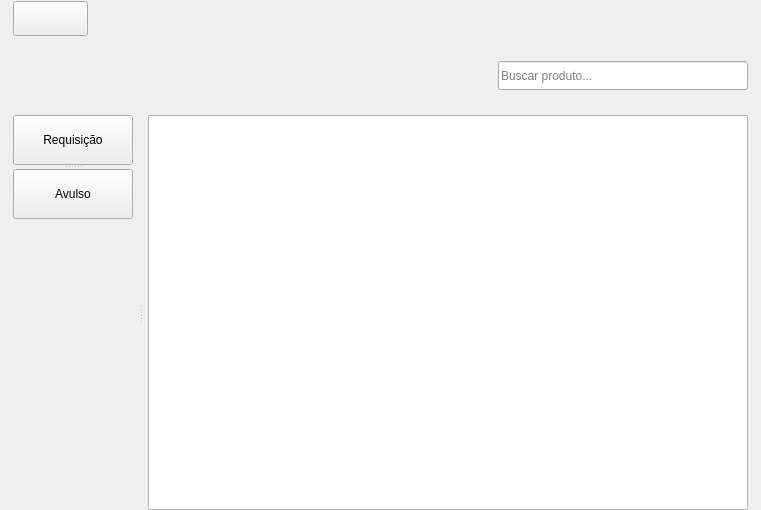
<?xml version="1.0" encoding="UTF-8"?>
<ui version="4.0">
 <class>WRequisicao</class>
 <widget class="QWidget" name="WRequisicao">
  <property name="geometry">
   <rect>
    <x>0</x>
    <y>0</y>
    <width>761</width>
    <height>510</height>
   </rect>
  </property>
  <property name="sizePolicy">
   <sizepolicy hsizetype="Fixed" vsizetype="Fixed">
    <horstretch>0</horstretch>
    <verstretch>0</verstretch>
   </sizepolicy>
  </property>
  <property name="minimumSize">
   <size>
    <width>761</width>
    <height>0</height>
   </size>
  </property>
  <property name="maximumSize">
   <size>
    <width>761</width>
    <height>16777215</height>
   </size>
  </property>
  <property name="windowTitle">
   <string>Form</string>
  </property>
  <layout class="QVBoxLayout" name="verticalLayout">
   <property name="spacing">
    <number>25</number>
   </property>
   <property name="leftMargin">
    <number>13</number>
   </property>
   <property name="topMargin">
    <number>1</number>
   </property>
   <property name="rightMargin">
    <number>13</number>
   </property>
   <property name="bottomMargin">
    <number>0</number>
   </property>
   <item alignment="Qt::AlignLeft">
    <widget class="QPushButton" name="pbVoltar">
     <property name="sizePolicy">
      <sizepolicy hsizetype="Fixed" vsizetype="Fixed">
       <horstretch>0</horstretch>
       <verstretch>0</verstretch>
      </sizepolicy>
     </property>
     <property name="minimumSize">
      <size>
       <width>75</width>
       <height>35</height>
      </size>
     </property>
     <property name="cursor">
      <cursorShape>PointingHandCursor</cursorShape>
     </property>
     <property name="text">
      <string/>
     </property>
     <property name="shortcut">
      <string>Ctrl+B</string>
     </property>
    </widget>
   </item>
   <item alignment="Qt::AlignRight">
    <widget class="QLineEdit" name="inPesquisa">
     <property name="sizePolicy">
      <sizepolicy hsizetype="Fixed" vsizetype="Fixed">
       <horstretch>0</horstretch>
       <verstretch>0</verstretch>
      </sizepolicy>
     </property>
     <property name="minimumSize">
      <size>
       <width>250</width>
       <height>29</height>
      </size>
     </property>
     <property name="maximumSize">
      <size>
       <width>250</width>
       <height>29</height>
      </size>
     </property>
     <property name="maxLength">
      <number>30</number>
     </property>
     <property name="placeholderText">
      <string>Buscar produto...</string>
     </property>
    </widget>
   </item>
   <item>
    <widget class="QSplitter" name="splitter_2">
     <property name="sizePolicy">
      <sizepolicy hsizetype="Fixed" vsizetype="Fixed">
       <horstretch>0</horstretch>
       <verstretch>0</verstretch>
      </sizepolicy>
     </property>
     <property name="minimumSize">
      <size>
       <width>735</width>
       <height>395</height>
      </size>
     </property>
     <property name="maximumSize">
      <size>
       <width>735</width>
       <height>395</height>
      </size>
     </property>
     <property name="orientation">
      <enum>Qt::Horizontal</enum>
     </property>
     <property name="handleWidth">
      <number>15</number>
     </property>
     <widget class="QSplitter" name="splitter">
      <property name="sizePolicy">
       <sizepolicy hsizetype="Fixed" vsizetype="Fixed">
        <horstretch>0</horstretch>
        <verstretch>0</verstretch>
       </sizepolicy>
      </property>
      <property name="minimumSize">
       <size>
        <width>120</width>
        <height>105</height>
       </size>
      </property>
      <property name="orientation">
       <enum>Qt::Vertical</enum>
      </property>
      <widget class="QPushButton" name="pbRequisicao">
       <property name="sizePolicy">
        <sizepolicy hsizetype="Fixed" vsizetype="Fixed">
         <horstretch>0</horstretch>
         <verstretch>0</verstretch>
        </sizepolicy>
       </property>
       <property name="minimumSize">
        <size>
         <width>120</width>
         <height>50</height>
        </size>
       </property>
       <property name="maximumSize">
        <size>
         <width>120</width>
         <height>50</height>
        </size>
       </property>
       <property name="cursor">
        <cursorShape>PointingHandCursor</cursorShape>
       </property>
       <property name="text">
        <string>Requisição</string>
       </property>
       <property name="shortcut">
        <string>Ctrl+Q</string>
       </property>
      </widget>
      <widget class="QPushButton" name="pbAvulso">
       <property name="sizePolicy">
        <sizepolicy hsizetype="Fixed" vsizetype="Fixed">
         <horstretch>0</horstretch>
         <verstretch>0</verstretch>
        </sizepolicy>
       </property>
       <property name="minimumSize">
        <size>
         <width>120</width>
         <height>50</height>
        </size>
       </property>
       <property name="maximumSize">
        <size>
         <width>120</width>
         <height>50</height>
        </size>
       </property>
       <property name="cursor">
        <cursorShape>PointingHandCursor</cursorShape>
       </property>
       <property name="text">
        <string>Avulso</string>
       </property>
       <property name="shortcut">
        <string>Ctrl+A</string>
       </property>
      </widget>
     </widget>
     <widget class="QTableView" name="tabela">
      <property name="sizePolicy">
       <sizepolicy hsizetype="Fixed" vsizetype="Fixed">
        <horstretch>0</horstretch>
        <verstretch>0</verstretch>
       </sizepolicy>
      </property>
      <property name="minimumSize">
       <size>
        <width>600</width>
        <height>395</height>
       </size>
      </property>
      <property name="maximumSize">
       <size>
        <width>600</width>
        <height>395</height>
       </size>
      </property>
      <attribute name="horizontalHeaderCascadingSectionResizes">
       <bool>true</bool>
      </attribute>
      <attribute name="verticalHeaderVisible">
       <bool>false</bool>
      </attribute>
     </widget>
    </widget>
   </item>
  </layout>
 </widget>
 <resources/>
 <connections>
  <connection>
   <sender>pbVoltar</sender>
   <signal>clicked()</signal>
   <receiver>WRequisicao</receiver>
   <slot>voltar()</slot>
   <hints>
    <hint type="sourcelabel">
     <x>47</x>
     <y>21</y>
    </hint>
    <hint type="destinationlabel">
     <x>199</x>
     <y>149</y>
    </hint>
   </hints>
  </connection>
  <connection>
   <sender>pbRequisicao</sender>
   <signal>clicked()</signal>
   <receiver>WRequisicao</receiver>
   <slot>requisicao()</slot>
   <hints>
    <hint type="sourcelabel">
     <x>57</x>
     <y>91</y>
    </hint>
    <hint type="destinationlabel">
     <x>199</x>
     <y>149</y>
    </hint>
   </hints>
  </connection>
  <connection>
   <sender>pbAvulso</sender>
   <signal>clicked()</signal>
   <receiver>WRequisicao</receiver>
   <slot>avulso()</slot>
   <hints>
    <hint type="sourcelabel">
     <x>57</x>
     <y>131</y>
    </hint>
    <hint type="destinationlabel">
     <x>199</x>
     <y>149</y>
    </hint>
   </hints>
  </connection>
  <connection>
   <sender>pbRequisicao</sender>
   <signal>clicked()</signal>
   <receiver>WRequisicao</receiver>
   <slot>proximaTela()</slot>
   <hints>
    <hint type="sourcelabel">
     <x>57</x>
     <y>91</y>
    </hint>
    <hint type="destinationlabel">
     <x>199</x>
     <y>149</y>
    </hint>
   </hints>
  </connection>
  <connection>
   <sender>pbAvulso</sender>
   <signal>clicked()</signal>
   <receiver>WRequisicao</receiver>
   <slot>proximaTela()</slot>
   <hints>
    <hint type="sourcelabel">
     <x>57</x>
     <y>131</y>
    </hint>
    <hint type="destinationlabel">
     <x>199</x>
     <y>149</y>
    </hint>
   </hints>
  </connection>
 </connections>
 <slots>
  <slot>requisicao()</slot>
  <slot>avulso()</slot>
  <slot>voltar()</slot>
  <slot>proximaTela()</slot>
 </slots>
</ui>
